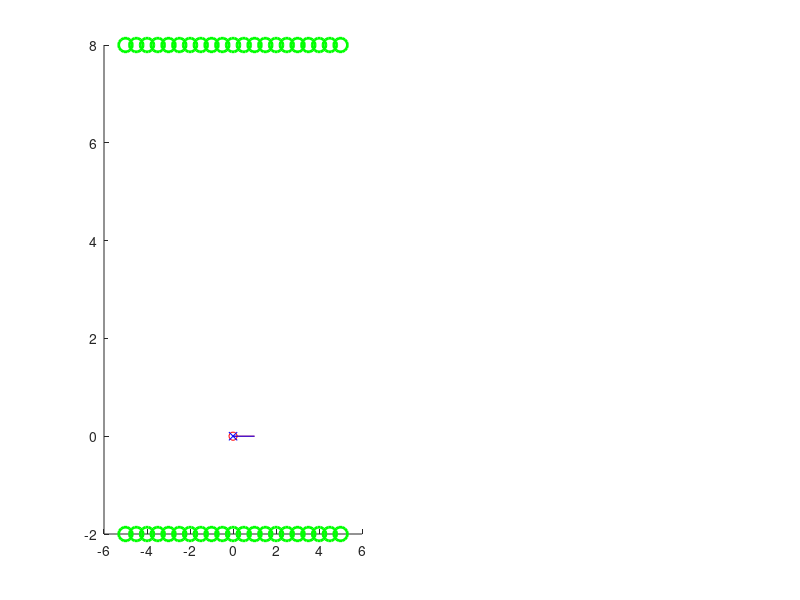

Recreate this plot in MATLAB. (Note: this script raises an error after producing the figure.)
% Extended Kalman Filter SLAM example
clear;clc;

rng('default')

% Time
Tf = 40;
dt = 0.5;
T = 0:dt:Tf;

% Initial Robot State
x0 = [0 0 0]';

% Control inputs
u = ones(2, length(T));
u(2,:)=0.3*u(2,:);

% Motion Disturbance model
R = [0.001 0 0; 
     0 0.001 0; 
     0 0 0.001];
[RE, Re] = eig(R);

% Prior over robot state
mu0r = [0 0 0]'; % mean (mu)
S0rr = 0.00000000001*eye(3);% covariance (Sigma)

% Feature Map
%M = 10;
%map = 8*rand(2,M);
map = [-5:0.5:5 5:-0.5:-5; -2*ones(1,21) 8*ones(1,21)];
M = length(map);
% Prior over feature map
mu0m = zeros(2*M,1);
S0mm = 100*eye(2*M);
newfeature = ones(M,1);

%Measurement model
rmax = 5; % Max range
thmax = pi/4; % 1/2 Field of view

% Measurement noise
Qi = [0.00001 0; 
     0 0.00001];

[QiE, Qie] = eig(Qi);
maxiters = 1;

% Simulation Initializations
n = length(R(:,1)); % Number of vehicle states
xr = zeros(n,length(T)); % Vehicle states 
xr(:,1) = x0;
N = n+2*M;
m = length(Qi(:,1)); % Number of measurements per feature 
y = zeros(m*M,length(T)); % Measurements

mu = [mu0r; mu0m];
S = [S0rr zeros(n,2*M);  zeros(2*M,n) S0mm];
%S = [S0rr 100*ones(n,2*M);  100*ones(2*M,n) S0mm];

mu_S = zeros(N,length(T)); % Belief
mu_S(:,1) = mu;

%% Plot results
t=1;
    figure(1);clf; 
    subplot(1,2,1); hold on;
    plot(map(1,:),map(2,:),'go', 'MarkerSize',10,'LineWidth',2);
    plot(xr(1,1:t),xr(2,1:t), 'ro--')
    plot([xr(1,t) xr(1,t)+1*cos(xr(3,t))],[xr(2,t) xr(2,t)+1*sin(xr(3,t))], 'r-')
    plot(mu_S(1,1:t),mu_S(2,1:t), 'bx--')
    plot([mu_S(1,t) mu_S(1,t)+1*cos(mu_S(3,t))],[mu_S(2,t) mu_S(2,t)+1*sin(mu_S(3,t))], 'b-')
    mu_pos = [mu(1) mu(2)];
    S_pos = [S(1,1) S(1,2); S(2,1) S(2,2)];
    error_ellipse(S_pos,mu_pos,0.75);
    error_ellipse(S_pos,mu_pos,0.95);

    for i=1:M
          if (~newfeature(i))
              fi = 2*(i-1)+1;
              fj = 2*i;
              plot([xr(1,t) xr(1,t)+y(fi,t)*cos(y(fj,t)+xr(3,t))], [xr(2,t) xr(2,t)+y(fi,t)*sin(y(fj,t)+xr(3,t))], 'c');
              plot(mu(3+fi),mu(3+fj), 'gx')
              mu_pos = [mu(3+fi) mu(3+fj)];
              S_pos = [S(3+fi,3+fi) S(3+fi,3+fj); S(3+fj,3+fi) S(3+fj,3+fj)];
              error_ellipse(S_pos,mu_pos,0.75);
          end
    end
    axis equal
%     axis([-4 6 -1 7])
    title('SLAM with Range & Bearing Measurements')
    
    subplot(1,2,2);
    image(10000*S);
    colormap('gray');
    title('Covariance matrix')
    F(t) = getframe(gcf);

    
%% Main loop
for t=2:length(T)
    %% Simulation
    % Select a motion disturbance
    e = RE*sqrt(Re)*randn(n,1);
    % Update robot state
    xr(:,t) = [xr(1,t-1)+u(1,t)*cos(xr(3,t-1))*dt;
              xr(2,t-1)+u(1,t)*sin(xr(3,t-1))*dt;
              xr(3,t-1)+u(2,t)*dt] + e;

    % Take measurements
    % For each feature
    flist = zeros(M,1);
    for i=1:M
        % If feature is visible
        if (inview(map(:,i),xr(:,t),rmax,thmax))
            flist(i) = 1;
            % Select a motion disturbance
            d = QiE*sqrt(Qie)*randn(m,1);
            % Determine measurement
            y(2*(i-1)+1:2*i,t) = [sqrt((map(1,i)-xr(1,t))^2 + (map(2,i)-xr(2,t))^2);
                atan2(map(2,i)-xr(2,t),map(1,i)-xr(1,t))-xr(3,t)] + d;
        end
    end
    
    % Confuse a random pair of current measurements
    s1 = 0; s2= 0;% Indices to confused features
    if(1)
        ind = find(flist); % indices to features observed
        n_m = length(ind); % number of features
        % Remove new features to make task more manageable
        if (1)
            ranlist = find(flist & ~newfeature);
            ind = ranlist;
            n_m = length(ind);
        end
        % If more than 3 features measured, swap 2 of them
        if (n_m > 3)
            s = datasample(ind,2,'Replace',false);
            s1 = s(1); 
            s2 = s(2);
            tmp = y(2*(s1-1)+1:2*s1,t);
            y(2*(s1-1)+1:2*s1,t) = y(2*(s2-1)+1:2*s2,t);
            y(2*(s2-1)+1:2*s2,t) = tmp;
        end
    end
    %% Extended Kalman Filter Estimation
    % Prediction update
    mu(1:3) = [mu(1)+u(1,t)*cos(mu(3))*dt;
           mu(2)+u(1,t)*sin(mu(3))*dt;
           mu(3)+u(2,t)*dt];
    
    Gt = [ 1 0 -u(1,t)*sin(mu(3))*dt;
           0 1 u(1,t)*cos(mu(3))*dt;
           0 0 1];
    
    S(1:n,1:n) = Gt*S(1:n,1:n)*Gt' + R;

    % Measurement RANSAC
    % Get subset of previously measured features
    if(1)
    % RANSAC
    if (length(ranlist)>3)
        NR = 10;
        ran_eps = 0.2;
        best = [];
        for k = 1:NR
            inliers = [];
            curS = datasample(ranlist,1);  % select seed set
            curY =  y(2*(curS-1)+1:2*curS,t)
            curmu = EKF_meas(mu,S,curY,Qi); % update EKF
            for kk = 1:length(ranlist)
                i = ranlist(kk);
                dx = curmu(3+2*(i-1)+1)-curmu(1);
                dy = curmu(3+2*i)-curmu(2);
                rp = sqrt((dx)^2+(dy)^2);
                I = y(2*(i-1)+1:2*i,t)-[rp; (atan2(dy,dx) - mu(3))];
                if (norm(I) < ran_eps)
                    inliers = [inliers, i];
                end
            end
            if (length(inliers)>length(best))
                best = inliers;
            end
        end
        flist
        flist = zeros(M,1);
        flist(best) = 1;
        flist
    end
    end
    % Measurement update
    for i=1:M
        if (flist(i))
            % Feature initialization
            if (newfeature(i) == 1)
                mu(3+2*(i-1)+1) = mu(1)+y(2*(i-1)+1,t)*cos(y(2*i,t)+mu(3));
                mu(3+2*i) = mu(2)+y(2*(i-1)+1,t)*sin(y(2*i,t)+mu(3));
                newfeature(i) = 0;
            else
                for iter = 1:maxiters
                    % Linearization
                    % Predicted range
                    dx = mu(3+2*(i-1)+1)-mu(1);
                    dy = mu(3+2*i)-mu(2);
                    rp = sqrt((dx)^2+(dy)^2);
                    
                    Fi = zeros(5,N);
                    Fi(1:n,1:n) = eye(n);
                    Fi(4:5,3+2*(i-1)+1:3+2*i) = eye(2);
                    Ht = [ -dx/rp ...
                        -dy/rp ...
                        0 ...
                        dx/rp ...
                        dy/rp;
                        dy/rp^2 ...
                        -dx/rp^2 ...
                        -1 ...
                        -dy/rp^2 ...
                        dx/rp^2]*Fi;
                    
                    I = y(2*(i-1)+1:2*i,t)-[rp;
                        (atan2(dy,dx) - mu(3))];
                    I(2) = mod(I(2)+pi,2*pi)-pi;
                    
                    % Measurement update
                    K = S*Ht'*inv(Ht*S*Ht'+Qi);
                    mu = mu + K*I;
                    if (iter==maxiters)
                        S = (eye(n+2*M)-K*Ht)*S;
                    end
                end
            end
        end
    end
    pause(0.5);
    
    % Store results
    mu_S(:,t) = mu;
    
    
    %% Plot results
    figure(1);clf;
    subplot(1,2,1); hold on;
    plot(map(1,:),map(2,:),'go', 'MarkerSize',10,'LineWidth',2);
    plot(xr(1,1:t),xr(2,1:t), 'ro--')
    plot([xr(1,t) xr(1,t)+1*cos(xr(3,t))],[xr(2,t) xr(2,t)+1*sin(xr(3,t))], 'r-')
    plot(mu_S(1,1:t),mu_S(2,1:t), 'bx--')
    plot([mu_S(1,t) mu_S(1,t)+1*cos(mu_S(3,t))],[mu_S(2,t) mu_S(2,t)+1*sin(mu_S(3,t))], 'b-')
    mu_pos = [mu(1) mu(2)];
    S_pos = [S(1,1) S(1,2); S(2,1) S(2,2)];
    error_ellipse(S_pos,mu_pos,0.75);
    error_ellipse(S_pos,mu_pos,0.95);
    
    for i=1:M
        if (~newfeature(i))
            fi = 2*(i-1)+1;
            fj = 2*i;
            if (i == s1) || (i == s2)
                plot([xr(1,t) xr(1,t)+y(fi,t)*cos(y(fj,t)+xr(3,t))], [xr(2,t) xr(2,t)+y(fi,t)*sin(y(fj,t)+xr(3,t))], 'r', 'LineWidth',2);
            else
                plot([xr(1,t) xr(1,t)+y(fi,t)*cos(y(fj,t)+xr(3,t))], [xr(2,t) xr(2,t)+y(fi,t)*sin(y(fj,t)+xr(3,t))], 'c');
            end
            plot(mu(3+fi),mu(3+fj), 'gx')
            mu_pos = [mu(3+fi) mu(3+fj)];
            S_pos = [S(3+fi,3+fi) S(3+fi,3+fj); S(3+fj,3+fi) S(3+fj,3+fj)];
            error_ellipse(S_pos,mu_pos,0.75);
        end
    end
    axis equal
    axis([-10 10 -5 15])
    title('SLAM with Range & Bearing Measurements')
    
    subplot(1,2,2);
    image(10000*S);
    colormap('gray');
    title('Covariance matrix')
    
    F(t) = getframe(gcf);
end

figure(2);clf;hold on;
plot(T, xr(1,:)-mu_S(1,:) ,'b')
plot(T, xr(2,:)-mu_S(2,:) ,'r')
plot(T, xr(3,:)-mu_S(3,:) ,'g')
title('Estimation error plot')
